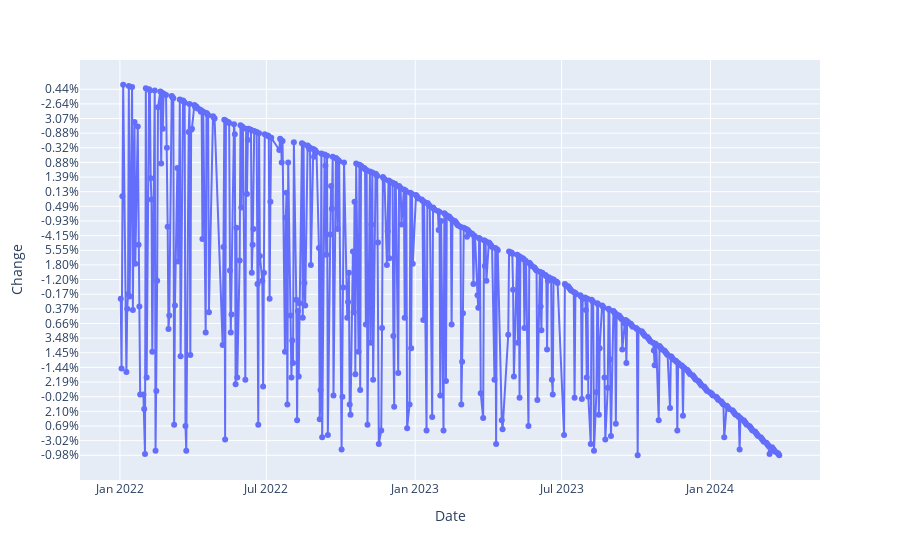

The code cell stored with this chart in its notebook:
### Code cell
import plotly.express as px

fig = px.line(stock, x="Date", y="Change", markers=True)
fig.show()

### Figure 1 — Plotly figure (JSON) as saved in the notebook; plotly's stock layout.template omitted (floating-point values rounded to 4 significant figures; data arrays with more than 128 entries replaced by an {"elided": "..."} marker saying what was removed)
{"data": [{"hovertemplate": "Date=%{x}<br>Change=%{y}<extra></extra>", "legendgroup": "", "line": {"color": "#636efa", "dash": "solid"}, "marker": {"symbol": "circle"}, "mode": "lines+markers", "name": "", "orientation": "v", "showlegend": false, "type": "scatter", "x": {"elided": "545 str values"}, "xaxis": "x", "y": {"elided": "545 str values"}, "yaxis": "y"}], "layout": {"legend": {"tracegroupgap": 0}, "margin": {"t": 60}, "xaxis": {"anchor": "y", "domain": [0, 1], "title": {"text": "Date"}}, "yaxis": {"anchor": "x", "domain": [0, 1], "title": {"text": "Change"}}}}
